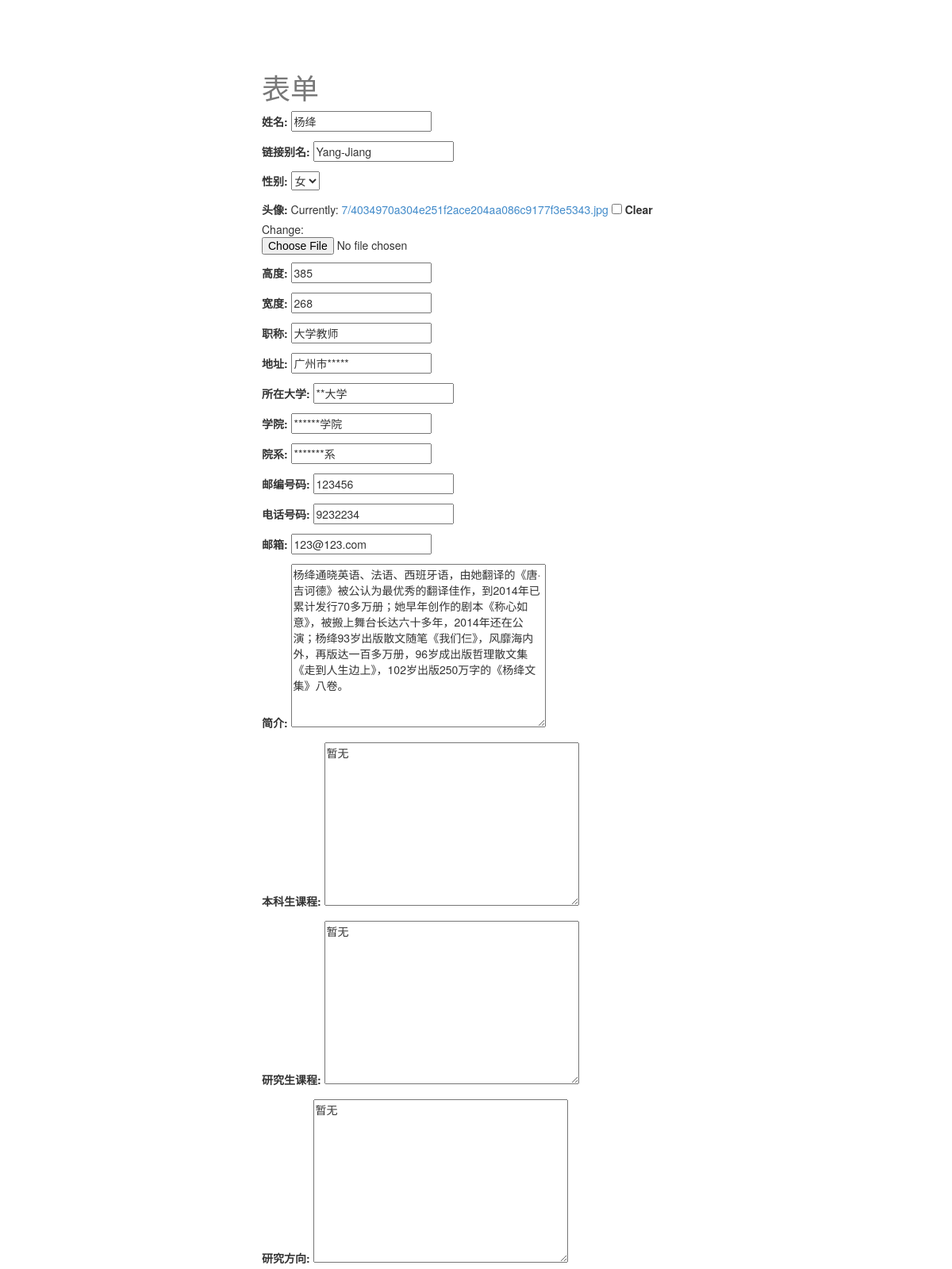
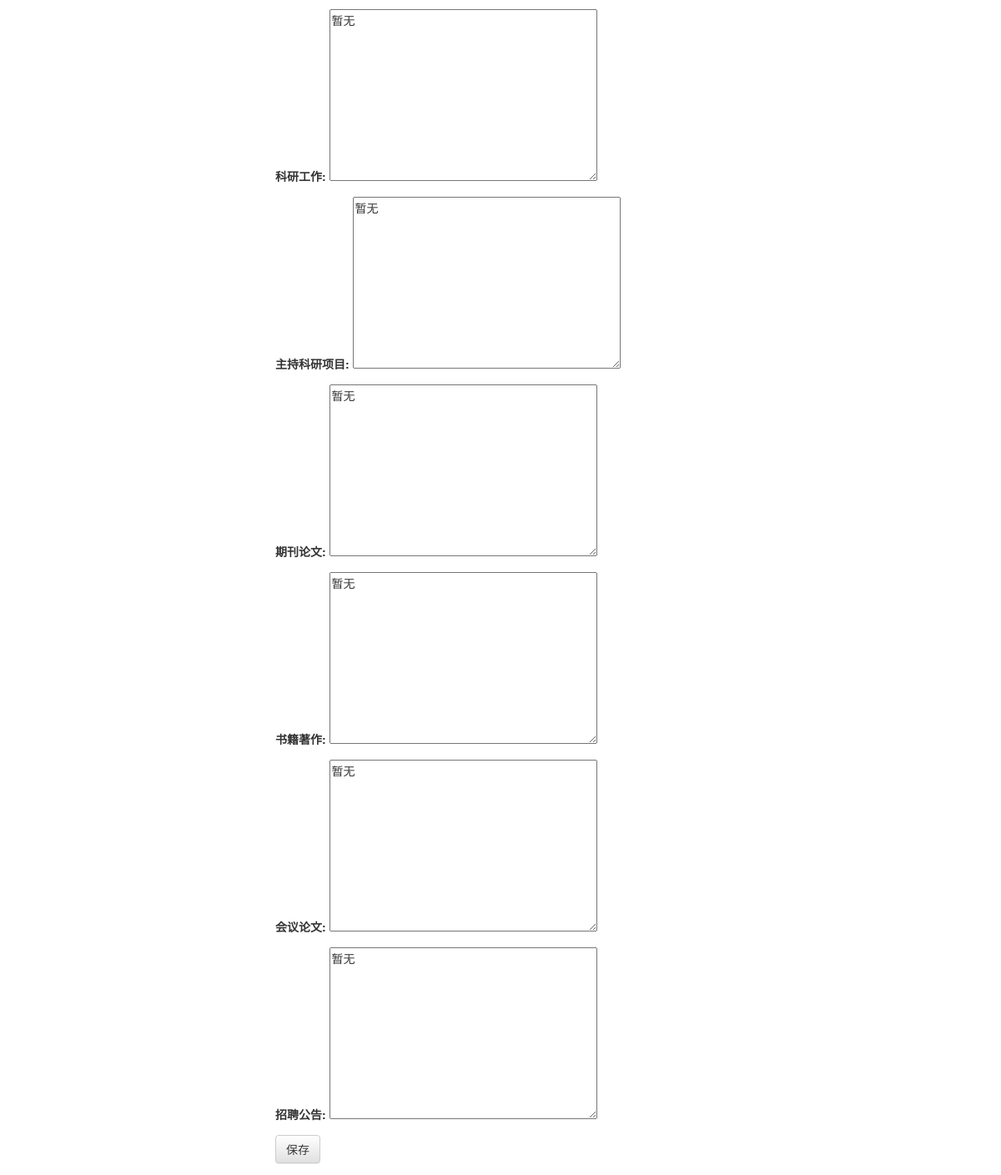
Page /Teachers/Yang-Jiang/edit (signed in) on the committed database (2 pictures, top to bottom).
### Teachers/models.py (models this page shows, shortened)
class Teacher(models.Model):
    name = models.CharField(verbose_name = '姓名' ,max_length=30,default='')
    slug = models.SlugField(verbose_name = "链接别名",unique=True)
    image = models.ImageField(verbose_name = "头像",upload_to=upload_location,
            null=True,
            blank=True,
            width_field="width_field",
            height_field="height_field")
    height_field = models.IntegerField(verbose_name = "高度",default=0)
    width_field = models.IntegerField(verbose_name = "宽度",default=0)
    sex_choice = (("Male","男"),("Female","女"))
    sex = models.CharField(verbose_name = "性别",max_length=10,choices=sex_choice,default='Male')
    professional_title = models.CharField(verbose_name = "职称",max_length=120,default = '大学教师')
    address = models.CharField(verbose_name = "地址",max_length=120,default = '')
    college = models.CharField(verbose_name = "所在大学",max_length=30,default = '')
    academy = models.CharField(verbose_name = "学院",max_length=30,default = '')
    institution = models.CharField(verbose_name = "院系",max_length=30,default = '')
    post_number = models.IntegerField(verbose_name = "邮编号码",default = 0)
    phone_number =  models.CharField(verbose_name = "电话号码",max_length=30,default = '')
    mail = models.EmailField(verbose_name = "邮箱",max_length = 254)
    content = models.TextField(verbose_name = "简介",default = u'请输入简介')
    UG_lesson = models.TextField(verbose_name = '本科生课程',default='')
    PG_lesson =  models.TextField(verbose_name = '研究生课程',default='')
    research_direction =  models.TextField(verbose_name = '研究方向',default='')
    research =  models.TextField(verbose_name = '科研工作',default='')
    hold_project =  models.TextField(verbose_name = '主持科研项目',default='')
    papers =  models.TextField(verbose_name = '期刊论文',default='')
    books =  models.TextField(verbose_name = '书籍著作',default='')
    conference_papers =  models.TextField(verbose_name = '会议论文',default='')
    recruitment =  models.TextField(verbose_name = '招聘公告',default='')
    updated = models.DateTimeField(auto_now=True, auto_now_add=False)
    timestamp = models.DateTimeField(auto_now=False, auto_now_add=True)
    class Meta:
        ordering = ["-timestamp", "-updated"]

### Teachers/views.py (the view)
# urls.py: url(r'^(?P<slug>[\w-]+)/edit$', Teacher_update),
def Teacher_update(request, slug=None):
	if not request.user.is_staff or not request.user.is_superuser:
		raise Http404
	instance = get_object_or_404(Teacher, slug=slug)
	form = PostForm(request.POST or None, request.FILES or None, instance=instance)
	if form.is_valid():
		instance = form.save(commit=False)
		instance.save()
		messages.success(request, "<a href='#'>教师更新成功</a> ", extra_tags='html_safe')
		return HttpResponseRedirect(instance.get_views_url())
	context = {
		"title": instance.name,
		"instance": instance,
		"form":form,
	}
	return render(request, "Teacher_form.html", context)

### Teachers/forms.py
class PostForm(forms.ModelForm):
    class Meta:
        model = Teacher
        fields = [
            "name",
            "slug",
            "sex",
            "image",
            "height_field",
            "width_field",
            "professional_title",
            "address",
            "college",
            "academy",
            "institution",
            "post_number",
            "phone_number",
            "mail",
            "content",
            "UG_lesson",
            "PG_lesson",
            "research_direction",
            "research",
            "hold_project",
            "papers",
	        "books",
            "conference_papers",
            "recruitment",
        ]

### templates/Teacher_form.html
{% extends "base.html" %}
{% block content %}
<div class='col-sm-6 col-sm-offset-3'>
<h1>表单</h1>
<form method='POST' action='' enctype='multipart/form-data'>{% csrf_token %}
{{ form.as_p }}
<input type='submit' class='btn btn-default' value='保存' />
</form>
</div>
{% endblock content %}

### static/css/base.css (style rules this page uses)
h1 { color: #777777; }
body { padding-top: 70px; }

### rows in the picture
Teacher: name "杨绛", slug "Yang-Jiang", sex "女", height_field "385", width_field "268", professional_title "大学教师", address "广州市*****", college "**大学", academy "******学院", institution "*******系", post_number "123456", phone_number "9232234", mail "123@123.com", content "杨绛通晓英语、法语、西班牙语，由她翻译的《唐·吉诃德》被公认为最优秀的翻译佳作，到2014年已累计发行70多万册；她早年创作的剧本《称心如意》，被搬上舞台长达六十多年，2014年还在公演；杨绛93岁出版散文随笔《我们仨》，风靡海内外，再版达一百多万册，96岁成出版哲理散文集《走到人生边上》，102岁出版250万字的《杨绛文集》八卷。", UG_lesson "暂无", PG_lesson "暂无", research_direction "暂无", research "暂无", hold_project "暂无", papers "暂无", books "暂无", conference_papers "暂无", recruitment "暂无"
